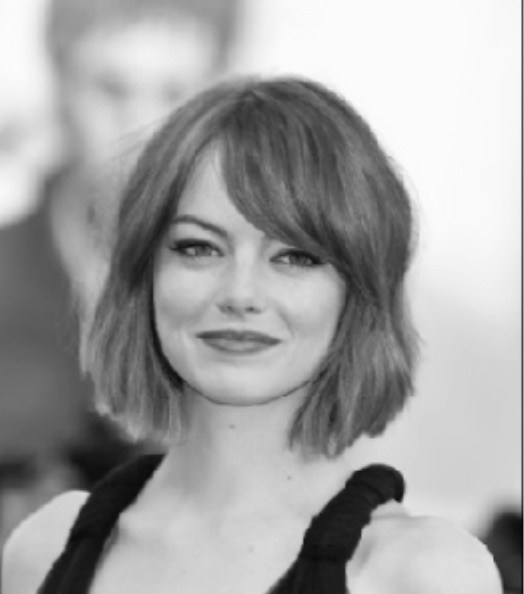
#> input picture img001.png, 524 x 594 px
$ python main.py
#> lines starting #> are read from the running program, lines starting #| are printed output that depends on the picture
import numpy as np
from scipy import ndimage
import matplotlib.pyplot as plt
import cv2  # Importing OpenCV for reading and writing images

def gaussian(x, y, sigma=2.0):
    return (1.0 / (2 * np.pi * sigma ** 2)) * np.exp(- (x ** 2 + y ** 2) / (2 * sigma ** 2))

def gaussian_kernel(size, sigma=2.0):
#> called with size = 5, sigma = 1
    kernel = np.zeros((size, size))
    center = size // 2
    for i in range(size):
        for j in range(size):
            x = i - center
            y = j - center
            kernel[i, j] = gaussian(x, y, sigma)
    # Normalize the kernel
    kernel /= kernel.sum()
    return kernel

def sobel_filters(img):
    Kx = np.array([[-1, 0, 1], [-2, 0, 2], [-1, 0, 1]], np.float32)
    Ky = np.array([[1, 2, 1], [0, 0, 0], [-1, -2, -1]], np.float32)

    Ix = ndimage.convolve(img, Kx)
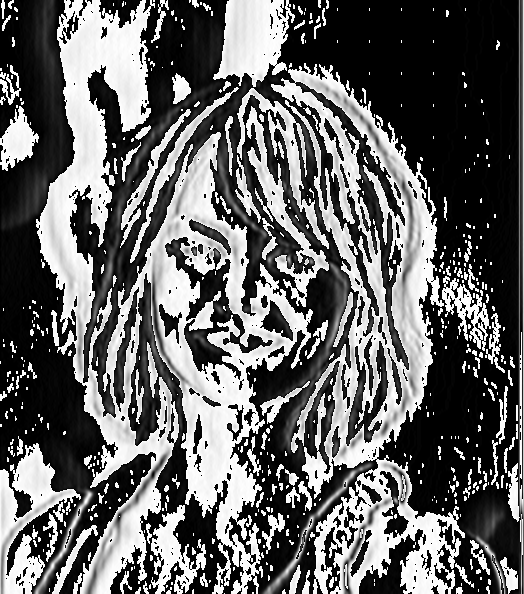
#> Ix: shape (594, 524); min 0, max 255, mean 100.4
    Iy = ndimage.convolve(img, Ky)
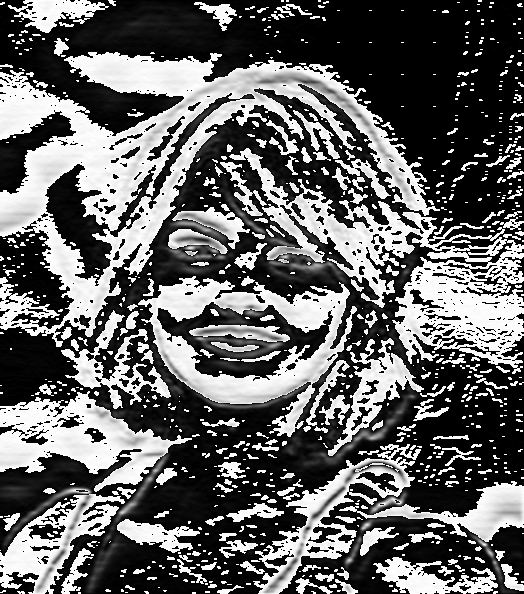
#> Iy: shape (594, 524); min 0, max 255, mean 99.8

    G = np.hypot(Ix, Iy)
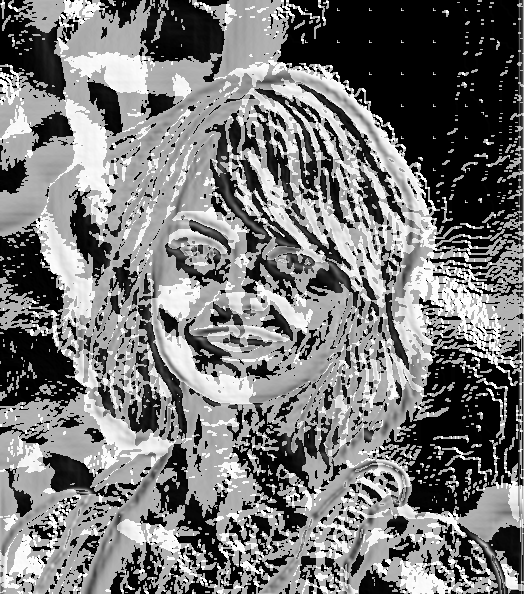
#> G: shape (594, 524) float16; min 0, max 360.5, mean 168.8; drawn with min black and max white
    G = G / G.max() * 255
    theta = np.arctan2(Iy, Ix)
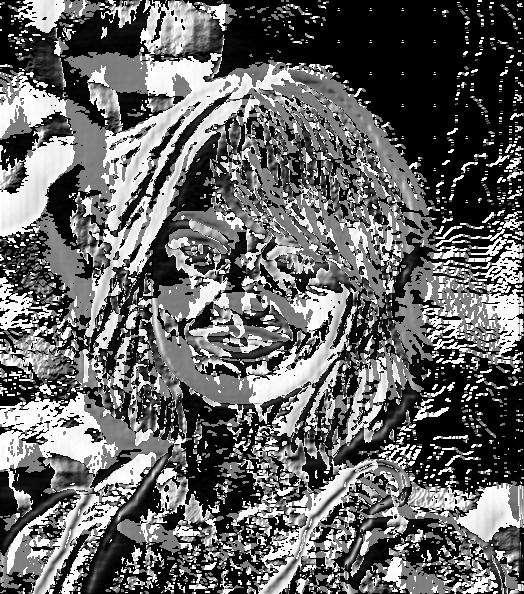
#> theta: shape (594, 524) float16; min 0, max 1.57, mean 0.628; drawn with min black and max white

    return (G, theta)

# Read an image
image_path = 'img001.png'
img = cv2.imread(image_path, cv2.IMREAD_GRAYSCALE)  # Reading the image in grayscale

# Generate a 5x5 Gaussian kernel
kernel = gaussian_kernel(5, 1.0)

# Apply Gaussian smoothing
gaussian_blurred = ndimage.convolve(img, kernel)

# Apply Sobel filters to the blurred image
gradient_magnitude, gradient_direction = sobel_filters(gaussian_blurred)

# Display the results
plt.figure(figsize=(12, 6))

plt.subplot(1, 3, 1)
plt.imshow(img, cmap='gray')
plt.title('Original Image')

plt.subplot(1, 3, 2)
plt.imshow(gaussian_blurred, cmap='gray')
plt.title('Gaussian Blurred')

plt.subplot(1, 3, 3)
plt.imshow(gradient_magnitude, cmap='gray')
plt.title('Edge Detection (Sobel)')

plt.tight_layout()
plt.show()
